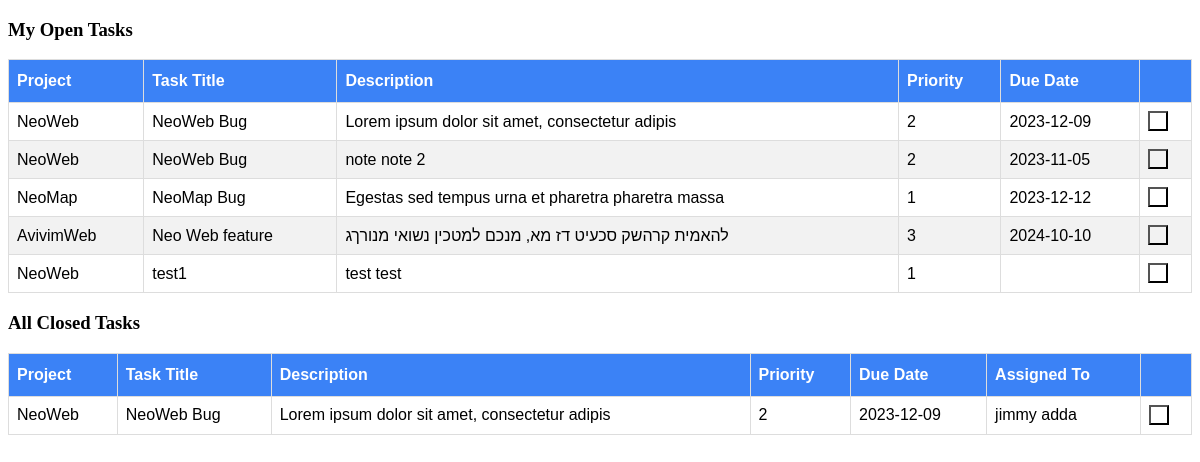
Page /mytasks (signed in) on the committed database.
### tables this page shows
CREATE TABLE "Tasks" (
	"userid"	TEXT,
	"folderid"	TEXT,
	"id"	TEXT,
	"title"	TEXT,
	"due"	TEXT,
	"reminder"	TEXT,
	"created"	TEXT,
	"priority"	INTEGER,
	"status"	TEXT,
	"desc"	TEXT,
	"category"	TEXT,
	"assignto"	TEXT,
	PRIMARY KEY("id")
);

CREATE TABLE "folders" (
	"userid"	TEXT,
	"id"	TEXT,
	"name"	TEXT,
	PRIMARY KEY("userid","id")
);

### server.py (the view)
@app.route("/mytasks", methods=['GET'])
def mytask_page():
    id = request.args.get('id')
    user = flask_login.current_user.get_dict()
    mytasks = database_read(f"select ts.*,fol.name as foldername from tasks as ts left join folders as fol on ts.folderid = fol.id where assignto= '{user['name']}'")
    closedtasks = database_read(f"select ts.*,fol.name as foldername from tasks as ts left join folders as fol on ts.folderid = fol.id where  status = 'CLOSE';")
    print(closedtasks)
    return render_template('mytasks.html',mytasks=mytasks,closedtasks=closedtasks)

### server.py (called while the page is built)
@login_manager.user_loader
def load_user(userid):
    users = database_read(f"select  * from accounts where userid='{userid}';")
    if len(users)!=1:
        return None
    else:
        user = User(users[0]['userid'],users[0]['email'],users[0]['name'])
        user.id = userid
        return user

def database_read(sql,data=None):
    connection = sqlite3.connect(database_filename)
    connection.row_factory = sqlite3.Row
    db = connection.cursor()
    if data:
         db.execute(sql, data)
    else:
         db.execute(sql)
    records = db.fetchall()
    rows = [dict(record) for record in records]
    db.close()
    connection.close()
    return rows

    def get_dict(self):
        return{'userid': self.id,'email': self.email, 'name': self.name}

### templates/mytasks.html (shortened to what this page needs)
<!DOCTYPE html>
<html lang="en">
<head>
    <link rel="stylesheet" type="text/css" href="/static/mytasks.css" media="screen"/>
</head>
<body>
<div class="items">
    <div class="container">
        <div class="row">
            <h3>My Open Tasks</h3>
          <div class="col-xs-12">
            <table  id="taskstbl">
              <thead>
                <tr>
                  <th>Project</th>
                  <th>Task Title</th>
                  <th>Description</th>
                  <th>Priority</th>
                  <th>Due Date</th>
                  <th ></th>
                </tr>
              </thead>
              <tbody>
                {% for task in mytasks%}
                <tr  class="row">
                  <td>{{ task['foldername'] }}</td>
                  <td>{{ task['title'] }}</td>
                  <td>{{ task['desc'][:50] }}</td>
                  <td>{{ task['priority'] }}</td>
                  <td>{{ task['due'] }}</td>
                  <td>
                    <button type="button" class="use-task"></button>
                </td>
                </tr>
                {% endfor %}
              </tbody>
            </table>
          </div>
        </div>
        <div class="row">
          <h3>All Closed Tasks</h3>
        <div class="col-xs-12">
          <table  id="taskstbl">
            <thead>
              <tr>
                <th>Project</th>
                <th>Task Title</th>
                <th>Description</th>
                <th>Priority</th>
                <th>Due Date</th>
                <th>Assigned To</th>
                <th ></th>
              </tr>
            </thead>
            <tbody>
              {% for closetask in closedtasks%}
              <tr class='row'>
                <td>{{ closetask['foldername'] }}</td>
                <td>{{ closetask['title'] }}</td>
                <td>{{ closetask['desc'][:50] }}</td>
                <td>{{ closetask['priority'] }}</td>
                <td>{{ closetask['due'] }}</td>
                <td>{{ closetask['assignto'] }}</td>
                <td>
                  <button type="button" class="use-task"></button>
              </td>
              </tr>
              {% endfor %}
            </tbody>
          </table>
        </div>
      </div>
      </div>
</div>
</body>
</html>

### static/mytasks.css (style rules this page uses)
#taskstbl { font-family: Arial, Helvetica, sans-serif; border-collapse: collapse; width: 100%; }
#taskstbl td, #taskstbl th { border: 1px solid #ddd; padding: 8px; }
#taskstbl tr:nth-child(even) { background-color: #f2f2f2; }
#taskstbl th { padding-top: 12px; padding-bottom: 12px; text-align: left; background-color: rgba(59, 130, 246, 1); color: white; }
.use-task { background: url('/static/icons/folder-open-outline.svg') no-repeat left center; width: 20px; height: 20px; }

### rows in the picture
Tasks: foldername "NeoWeb", title "NeoWeb Bug", desc "Lorem ipsum dolor sit amet, consectetur adipis", priority "2", due "2023-12-09", assignto "jimmy adda"
Tasks: foldername "NeoWeb", title "NeoWeb Bug", desc "note note 2", priority "2", due "2023-11-05"
Tasks: foldername "NeoMap", title "NeoMap Bug", desc "Egestas sed tempus urna et pharetra pharetra massa", priority "1", due "2023-12-12"
Tasks: foldername "AvivimWeb", title "Neo Web feature", desc "להאמית קרהשק סכעיט דז מא, מנכם למטכין נשואי מנורךג", priority "3", due "2024-10-10"
Tasks: foldername "NeoWeb", title "test1", desc "test test", priority "1"
